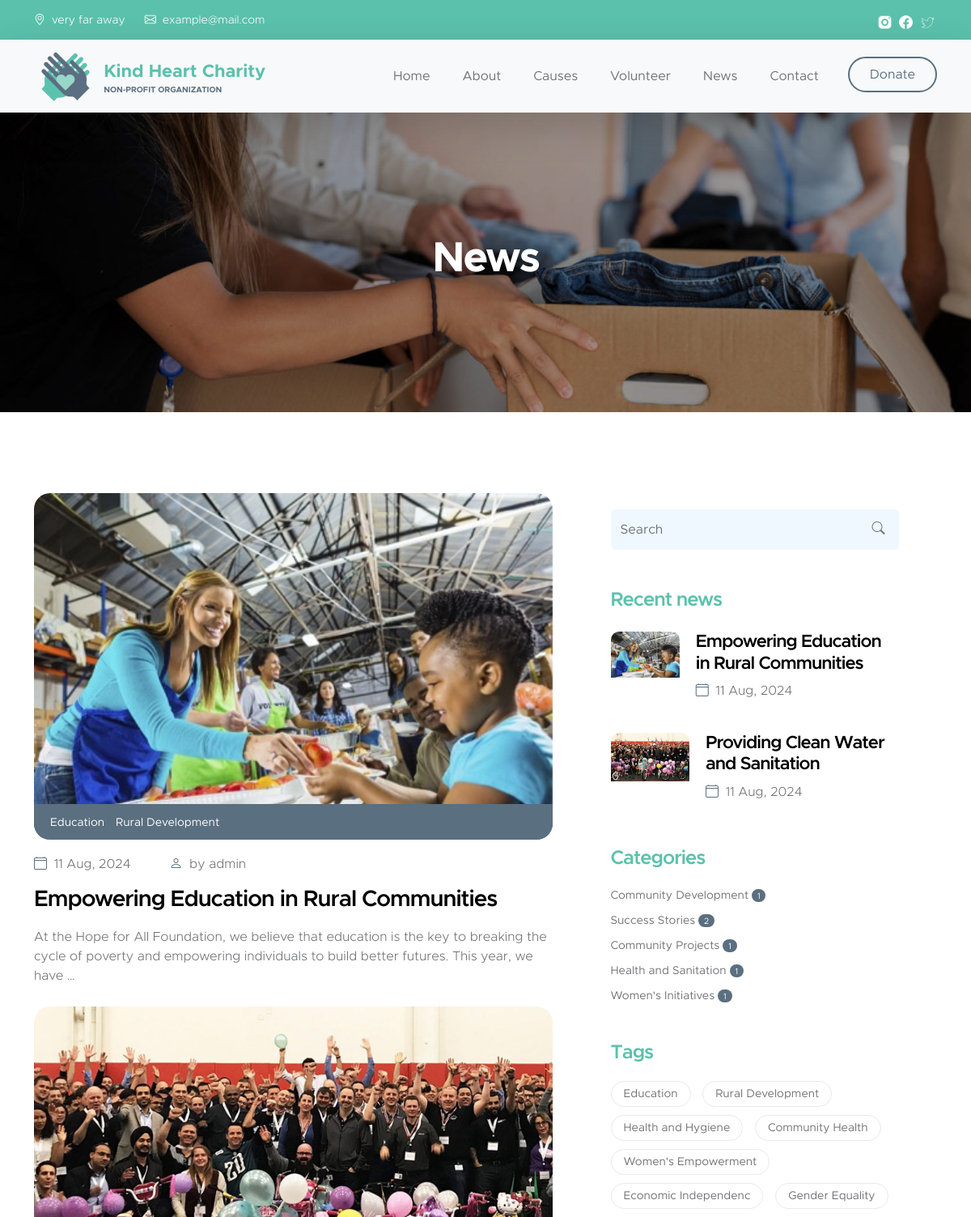
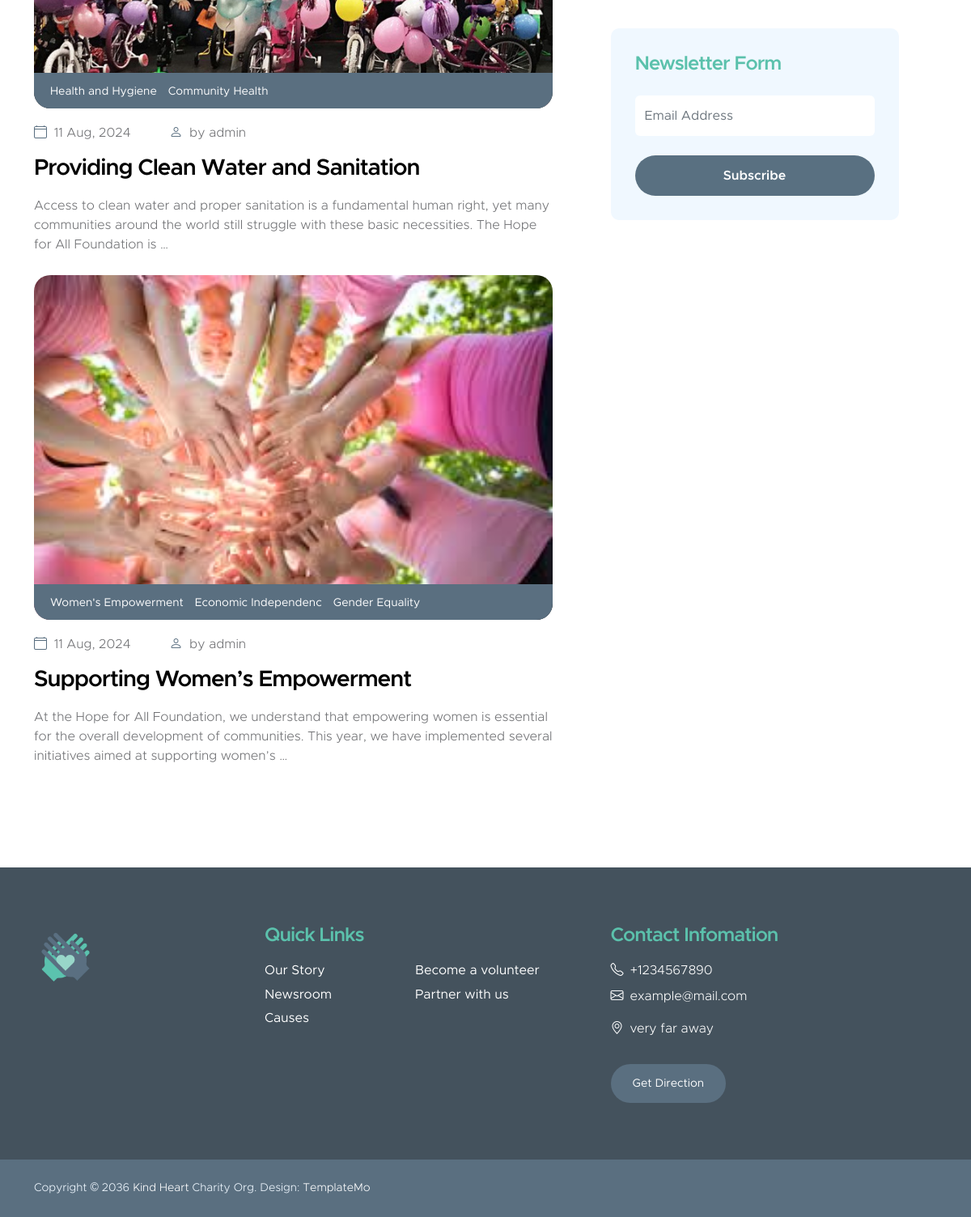
Page /news/ on the committed database (2 pictures, top to bottom).
### home/models.py (models this page shows, shortened)
class Information(models.Model):
    phone_regex = RegexValidator(regex=r'^\+?1?\d{9,15}$', message="Phone number must be entered in the format: '+999999999'. Up to 15 digits allowed.")
    phone_number = models.CharField(validators=[phone_regex], max_length=17, blank=True)
    email = models.EmailField(blank=True)
    contact_email = models.EmailField()
    adress = models.TextField(blank=True)
    socials = models.ManyToManyField("Socials", blank=True)
    class Meta:
        verbose_name = 'Information'
        verbose_name_plural = 'Information'

class Socials(models.Model):
    name = models.CharField(max_length=50, null=True)
    icon = models.ImageField(null=True)
    url = models.URLField(null=True)
    class Meta:
        verbose_name = 'Socials'
        verbose_name_plural = 'Socials'

### news/models.py (models this page shows, shortened)
class Posts(models.Model):
    title = models.CharField(max_length=100)
    slug = models.SlugField(unique=True)
    creation_date = models.DateField(auto_now_add=True)
    author = models.ForeignKey(settings.AUTH_USER_MODEL, on_delete=models.CASCADE)
    content = models.TextField()
    categories = models.ManyToManyField('Categories', related_name='cat_posts')
    tags = models.ManyToManyField('Tags', related_name='tag_posts')
    picture = models.ImageField(unique=True)
    def get_absolute_url(self):
        return reverse("post", kwargs={"post_slug": self.slug}) #post/cool-post/
    class Meta:
        verbose_name = 'Post'
        verbose_name_plural = 'Posts'

class Tags(models.Model):
    name = models.CharField(max_length=20)
    slug = models.SlugField(unique=True)
    def get_absolute_url(self):
        return reverse("post_tag", kwargs={"post_tag_slug": self.slug})
    class Meta:
        verbose_name = 'Tag'
        verbose_name_plural = 'Tags'

class Categories(models.Model):
    name = models.CharField(max_length=25)
    slug = models.SlugField(unique=True)
    def get_absolute_url(self):
        return reverse("post_category", kwargs={"post_category_slug": self.slug})
    def post_count(self):
        return self.cat_posts.count()
    class Meta:
        verbose_name = 'Category'
        verbose_name_plural = 'Categories'

### news/views.py (the view)
# urls.py: path('', views.PostListView.as_view(), name='post_list'),
class PostListView(BaseContextMixin, ListView):
    model = Posts
    template_name = 'news.html'
    context_object_name = 'posts'

### news/views.py (called while the page is built)
    def get_context_data(self, **kwargs) -> dict[str, Any]:
        context = super().get_context_data(**kwargs)
        context['tags'] = Tags.objects.all()
        context['categories'] = [category for category in Categories.objects.all() if category.post_count() > 0]
        context['recent_news'] = Posts.objects.all()[:2]
        context['info'] = Information.objects.first()
        return context

### templates/news.html (shortened to what this page needs)
{% extends 'base_newsbar.html' %}
{% block col-lg-7 %}
<div class="col-lg-7 col-12">
    {% for post in posts %}
    <div class="news-block">
        <div class="news-block-top">
            <a href="{{ post.get_absolute_url }}">
                <img src="{{ post.picture.url }}" class="news-image-main news-image img-fluid" alt="">
            </a>
            <div class="news-category-block">
                {% for tag in post.tags.all %}
                <a href="{{ tag.get_absolute_url }}" class="category-block-link">
                    {{ tag.name }}
                </a>
                {% endfor %}
            </div>
        </div>
        <div class="news-block-info">
            <div class="d-flex mt-2">
                <div class="news-block-date">
                    <p>
                        <i class="bi-calendar4 custom-icon me-1"></i>
                        {{ post.creation_date|date:'d M, Y' }}
                    </p>
                </div>
                <div class="news-block-author mx-5">
                    <p>
                        <i class="bi-person custom-icon me-1"></i>
                        by {{ post.author.username }}
                    </p>
                </div>
            </div>
            <div class="news-block-title mb-2">
                <h4><a href="{{ post.get_absolute_url }}" class="news-block-title-link">{{ post.title }}</a></h4>
            </div>
            <div class="news-block-body">
                <p>{{ post.content|safe|linebreaks|truncatewords:30 }}</p>
            </div>
        </div>
    </div>
    {% endfor %}
</div>
{% endblock %}

### templates/base_newsbar.html (shortened to what this page needs)
{% extends 'base.html' %}
{% block main %}
        <main>
            <section class="news-detail-header-section text-center">
                <div class="section-overlay"></div>
                <div class="container">
                    <div class="row">
                        <div class="col-lg-12 col-12">
                            {% if searched %}
                            <h1 class="text-white">News, related to "{{searched}}"</h1>
                            {% else %}
                            <h1 class="text-white">News</h1>
                            {% endif %}
                        </div>
                    </div>
                </div>
            </section>
            <section class="news-section section-padding">
                <div class="container">
                    <div class="row">
                        {% block col-lg-7 %} {% endblock %}
                        <div class="col-lg-4 col-12 mx-auto mt-4 mt-lg-0">
                            <form class="custom-form search-form" action="{% url 'search' %}" method="post" role="form">
                                <input class="form-control" type="search" placeholder="Search" aria-label="Search" name="searched">
                                <button type="submit" class="form-control">
                                    <i class="bi-search"></i>
                                </button>
                            </form>
                            <h5 class="mt-5 mb-3">Recent news</h5>
                            {% for post in recent_news %}
                            <div class="news-block news-block-two-col d-flex mt-4">
                                <div class="news-block-two-col-image-wrap">
                                    <a href="{{ post.get_absolute_url }}">
                                        <img src="{{ post.picture.url }}" class="news-image img-fluid" alt="">
                                    </a>
                                </div>
                                <div class="news-block-two-col-info">
                                    <div class="news-block-title mb-2">
                                        <h6><a href="{{ post.get_absolute_url }}" class="news-block-title-link">{{ post.title }}</a></h6>
                                    </div>
                                    <div class="news-block-date">
                                        <p>
                                            <i class="bi-calendar4 custom-icon me-1"></i>
                                            {{ post.creation_date|date:'d M, Y' }}
                                        </p>
                                    </div>
                                </div>
                            </div>
                            {% endfor %}
                            <div class="category-block d-flex flex-column">
                                <h5 class="mb-3">Categories</h5>
                                {% for category in categories %}
                                <a href="{{ category.get_absolute_url }}" class="category-block-link">
                                    {{ category.name }}
                                    <span class="badge">{{ category.post_count }}</span>
                                </a>
                                {% endfor %}
                            </div>
                            <div class="tags-block">
                                <h5 class="mb-3">Tags</h5>
                                {% for tag in tags %}
                                <a href="{{ tag.get_absolute_url }}" class="tags-block-link">
                                    {{ tag.name }}
                                </a>
                                {% endfor %}
                            </div>
                            <form class="custom-form subscribe-form" action="#" method="post" role="form">
                                <h5 class="mb-4">Newsletter Form</h5>
                                <input type="email" name="subscribe-email" id="subscribe-email" pattern="[^ @]*@[^ @]*" class="form-control" placeholder="Email Address" required>
                                <div class="col-lg-12 col-12">
                                    <button type="submit" class="form-control">Subscribe</button>
                                </div>
                            </form>
                        </div>
                    </div>
                </div>
            </section>
        </main>
{% endblock %}

### templates/base.html (shortened to what this page needs)
{% load static %}
<!doctype html>
<html lang="en">
    <head>
        <link href="{% static 'css/bootstrap.min.css' %}" rel="stylesheet">
        <link href="{% static 'css/bootstrap-icons.css' %}" rel="stylesheet">
        <link href="{% static 'css/templatemo-kind-heart-charity.css' %}" rel="stylesheet">
    </head>
    <body id="section_1">
        <header class="site-header">
            <div class="container">
                <div class="row">
                    <div class="col-lg-8 col-12 d-flex flex-wrap">
                        <p class="d-flex me-4 mb-0">
                            <i class="bi-geo-alt me-2"></i>
                            {{ info.adress }}
                        </p>
                        <p class="d-flex mb-0">
                            <i class="bi-envelope me-2"></i>
                            <a href="mailto:{{ info.email }}">
                                {{ info.email }}
                            </a>
                        </p>
                    </div>
                    <div class="col-lg-3 col-12 ms-auto d-lg-block d-none">
                        <ul class="social-icon">
                            {% for social in info.socials.all %}
                            <li class="social-icon-item">
                                <a href="{{ social.url }}" class="social-icon-link">
                                    <img src="{{ social.icon.url }}" class="social-icon-img">
                                </a>
                            </li>
                            {% endfor %}
                        </ul>
                    </div>
                </div>
            </div>
        </header>
        <nav class="navbar navbar-expand-lg bg-light shadow-lg">
            <div class="container">
                <a class="navbar-brand" href="{% url 'home' %}">
                    <img src="{% static 'images/logo.png' %}" class="logo img-fluid" alt="Kind Heart Charity">
                    <span>
                        Kind Heart Charity
                        <small>Non-profit Organization</small>
                    </span>
                </a>
                <div class="collapse navbar-collapse" id="navbarNav">
                    <ul class="navbar-nav ms-auto">
                        <li class="nav-item">
                            <a class="nav-link click-scroll" href="{% url 'home' %}">Home</a>
                        </li>
                        <li class="nav-item">
                            <a class="nav-link click-scroll" href="{% url 'home' %}#section_2">About</a>
                        </li>
                        <li class="nav-item">
                            <a class="nav-link click-scroll" href="{% url 'home' %}#section_3">Causes</a>
                        </li>
                        <li class="nav-item">
                            <a class="nav-link click-scroll" href="{% url 'home' %}#section_4">Volunteer</a>
                        </li>
                        <li class="nav-item">
                            <a class="nav-link click-scroll" href="{% url 'post_list' %}">News</a>
                        </li>
                        <li class="nav-item">
                            <a class="nav-link click-scroll" href="{% url 'home' %}#section_6">Contact</a>
                        </li>
                        <li class="nav-item ms-3">
                            <a class="nav-link custom-btn custom-border-btn btn" href="{% url 'donate' %}">Donate</a>
                        </li>
                    </ul>
                </div>
            </div>
        </nav>
        {% block main %} {% endblock %}
        <footer class="site-footer">
            <div class="container">
                <div class="row">
                    <div class="col-lg-3 col-12 mb-4">
                        <img src="{% static 'images/logo.png' %}" class="logo img-fluid" alt="">
                    </div>
                    <div class="col-lg-4 col-md-6 col-12 mb-4">
                        <h5 class="site-footer-title mb-3">Quick Links</h5>
                        <ul class="footer-menu">
                            <li class="footer-menu-item"><a href="{% url 'home' %}#section_2" class="footer-menu-link">Our Story</a></li>
                            <li class="footer-menu-item"><a href="{% url 'post_list' %}" class="footer-menu-link">Newsroom</a></li>
                            <li class="footer-menu-item"><a href="{% url 'home' %}#section_3" class="footer-menu-link">Causes</a></li>
                            <li class="footer-menu-item"><a href="{% url 'home' %}#section_4" class="footer-menu-link">Become a volunteer</a></li>
                            <li class="footer-menu-item"><a href="{% url 'home' %}#section_6" class="footer-menu-link">Partner with us</a></li>
                        </ul>
                    </div>
                    <div class="col-lg-4 col-md-6 col-12 mx-auto">
                        <h5 class="site-footer-title mb-3">Contact Infomation</h5>
                        <p class="text-white d-flex mb-2">
                            <i class="bi-telephone me-2"></i>
                            <a href="tel: {{ info.phone_number }}" class="site-footer-link">
                                {{ info.phone_number }}
                            </a>
                        </p>
                        <p class="text-white d-flex">
                            <i class="bi-envelope me-2"></i>
                            <a href="mailto:{{ info.email }}" class="site-footer-link">
                                {{ info.email }}
                            </a>
                        </p>
                        <p class="text-white d-flex mt-3">
                            <i class="bi-geo-alt me-2"></i>
                            {{ info.adress }}
                        </p>
                        <a href="#" class="custom-btn btn mt-3">Get Direction</a>
                    </div>
                </div>
            </div>
            <div class="site-footer-bottom">
                <div class="container">
                    <div class="row">
                        <div class="col-lg-6 col-md-7 col-12">
                            <p class="copyright-text mb-0">Copyright © 2036 <a href="#">Kind Heart</a> Charity Org.
                        	Design: <a href="https://templatemo.com" target="_blank">TemplateMo</a></p>
                        </div>
                        <div class="col-lg-6 col-md-5 col-12 d-flex justify-content-center align-items-center mx-auto">
                        </div>
                    </div>
                </div>
            </div>
        </footer>
    </body>
</html>

### rows in the picture
Information: adress "very far away", email "example@mail.com", phone_number "+1234567890"
Socials: icon (picture)
Socials: icon (picture)
Socials: icon (picture)
Posts: picture (picture), creation_date "11 Aug, 2024", author.username "admin", title "Empowering Education in Rural Communities", content "At the Hope for All Foundation, we believe that education is the key to breaking the cycle of poverty and empowering individuals to build better futures. This year, we have …"
Tags: name "Education"
Tags: name "Rural Development"
Posts: picture (picture), creation_date "11 Aug, 2024", author.username "admin", title "Providing Clean Water and Sanitation", content "Access to clean water and proper sanitation is a fundamental human right, yet many communities around the world still struggle with these basic necessities. The Hope for All Foundation is …"
Tags: name "Health and Hygiene"
Tags: name "Community Health"
Posts: picture (picture), creation_date "11 Aug, 2024", author.username "admin", title "Supporting Women’s Empowerment", content "At the Hope for All Foundation, we understand that empowering women is essential for the overall development of communities. This year, we have implemented several initiatives aimed at supporting women’s …"
Tags: name "Women's Empowerment"
Tags: name "Economic Independenc"
Tags: name "Gender Equality"
Categories: name "Community Development", post_count "1"
Categories: name "Success Stories", post_count "2"
Categories: name "Community Projects", post_count "1"
Categories: name "Health and Sanitation", post_count "1"
Categories: name "Women's Initiatives", post_count "1"
